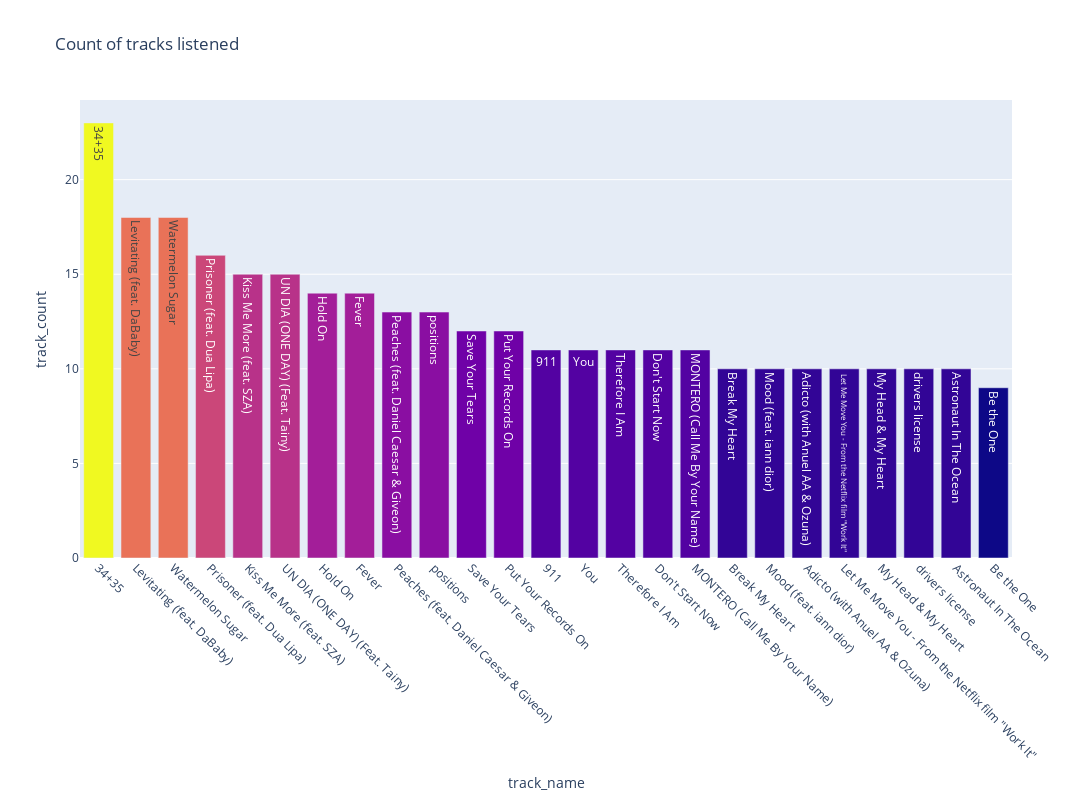

The notebook cell this image was saved under:
### Code cell
# plot for count of track listened
fig = go.Figure(
    data=[
        go.Bar(
            x = most_played_songs_count.index, 
            y = most_played_songs_count.values,
            marker = {
                'color' : most_played_songs_count.values
            },
            text = most_played_songs_count.index,
            textposition = 'inside'
        )
    ]
)
fig.update_layout(
    title_text='Count of tracks listened',
    barmode='group', 
    xaxis_tickangle=45,
    xaxis_title = "track_name",
    yaxis_title = "track_count",
    height = 800,
    width = 1210,
    hovermode = 'x',
)
fig.show()

### Figure 1 — Plotly figure (JSON) as saved in the notebook; plotly's stock layout.template omitted (floating-point values rounded to 4 significant figures)
{"data": [{"marker": {"color": [23, 18, 18, 16, 15, 15, 14, 14, 13, 13, 12, 12, 11, 11, 11, 11, 11, 10, 10, 10, 10, 10, 10, 10, 9]}, "text": ["34+35", "Levitating (feat. DaBaby)", "Watermelon Sugar", "Prisoner (feat. Dua Lipa)", "Kiss Me More (feat. SZA)", "UN DIA (ONE DAY) (Feat. Tainy)", "Hold On", "Fever", "Peaches (feat. Daniel Caesar & Giveon)", "positions", "Save Your Tears", "Put Your Records On", "911", "You", "Therefore I Am", "Don't Start Now", "MONTERO (Call Me By Your Name)", "Break My Heart", "Mood (feat. iann dior)", "Adicto (with Anuel AA & Ozuna)", "Let Me Move You - From the Netflix film \"Work It\"", "My Head & My Heart", "drivers license", "Astronaut In The Ocean", "Be the One"], "textposition": "inside", "type": "bar", "x": ["34+35", "Levitating (feat. DaBaby)", "Watermelon Sugar", "Prisoner (feat. Dua Lipa)", "Kiss Me More (feat. SZA)", "UN DIA (ONE DAY) (Feat. Tainy)", "Hold On", "Fever", "Peaches (feat. Daniel Caesar & Giveon)", "positions", "Save Your Tears", "Put Your Records On", "911", "You", "Therefore I Am", "Don't Start Now", "MONTERO (Call Me By Your Name)", "Break My Heart", "Mood (feat. iann dior)", "Adicto (with Anuel AA & Ozuna)", "Let Me Move You - From the Netflix film \"Work It\"", "My Head & My Heart", "drivers license", "Astronaut In The Ocean", "Be the One"], "y": [23, 18, 18, 16, 15, 15, 14, 14, 13, 13, 12, 12, 11, 11, 11, 11, 11, 10, 10, 10, 10, 10, 10, 10, 9]}], "layout": {"barmode": "group", "height": 800, "hovermode": "x", "title": {"text": "Count of tracks listened"}, "width": 1210, "xaxis": {"tickangle": 45, "title": {"text": "track_name"}}, "yaxis": {"title": {"text": "track_count"}}}}
